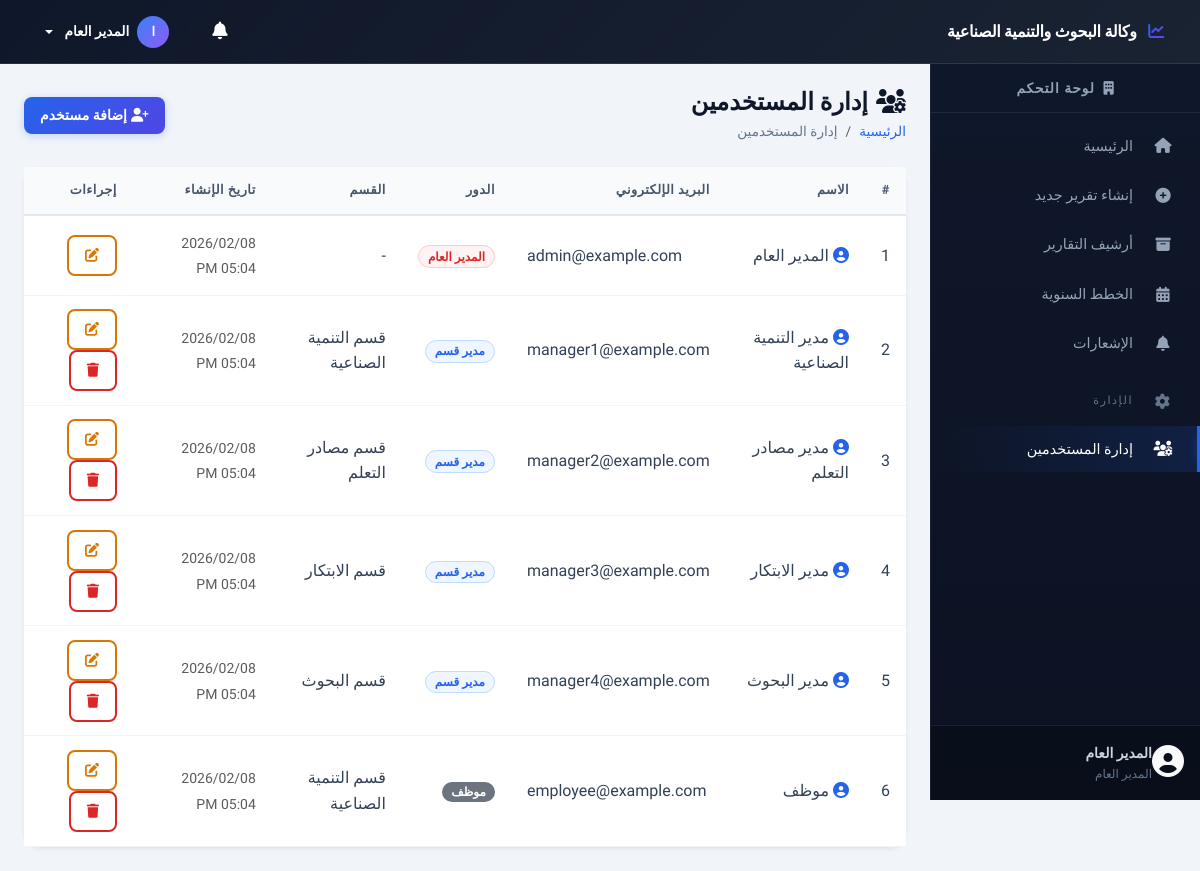
The page /pages/users_management.php (signed in) on the database its author committed.
### tables this page shows
CREATE TABLE IF NOT EXISTS users (
    id INT PRIMARY KEY AUTO_INCREMENT,
    name VARCHAR(100) NOT NULL,
    email VARCHAR(100) NOT NULL UNIQUE,
    password VARCHAR(255) NOT NULL,
    role ENUM('admin', 'manager', 'employee') NOT NULL DEFAULT 'employee',
    department_id INT NULL,
    created_at TIMESTAMP DEFAULT CURRENT_TIMESTAMP,
    FOREIGN KEY (department_id) REFERENCES departments(id) ON DELETE SET NULL
);

CREATE TABLE IF NOT EXISTS departments (
    id INT PRIMARY KEY AUTO_INCREMENT,
    name VARCHAR(100) NOT NULL,
    created_at TIMESTAMP DEFAULT CURRENT_TIMESTAMP
);

### includes/functions.php (called while the page is built, shortened)
<?php
require_once __DIR__ . '/../config/database.php';
function isLoggedIn() {
    return isset($_SESSION['user_id']) && !empty($_SESSION['user_id']);
}
function isAdmin() {
    return isset($_SESSION['user_role']) && $_SESSION['user_role'] === 'admin';
}
function e($string) {
    return htmlspecialchars($string ?? '', ENT_QUOTES, 'UTF-8');
}
function db() {
    return Database::getInstance()->getConnection();
}
function dbQuery($sql, $params = []) {
    $stmt = db()->prepare($sql);
    $stmt->execute($params);
    return $stmt;
}
function dbFetchOne($sql, $params = []) {
    $stmt = dbQuery($sql, $params);
    return $stmt->fetch();
}
function dbFetchAll($sql, $params = []) {
    $stmt = dbQuery($sql, $params);
    return $stmt->fetchAll();
}
function getCurrentUser() {
    return dbFetchOne("SELECT u.*, d.name as department_name FROM users u LEFT JOIN departments d ON u.department_id = d.id WHERE u.id = ?", [$_SESSION['user_id']]);
}
function getRoleName($role) {
    $roles = [
        'admin' => 'المدير العام',
        'manager' => 'مدير قسم',
        'employee' => 'موظف'
    ];
    return $roles[$role] ?? $role;
}
function formatDateTime($datetime) {
    return date('Y/m/d h:i A', strtotime($datetime));
}
function getCurrentPage() {
    return basename($_SERVER['PHP_SELF'], '.php');
}
function isActivePage($page) {
    return getCurrentPage() === $page ? 'active' : '';
}

### config/database.php (called while the page is built, shortened)
<?php
class Database {
    private static $instance = null;
    private $pdo;
    private function __construct() {
        try {
            $dsn = "mysql:host=" . DB_HOST . ";dbname=" . DB_NAME . ";charset=" . DB_CHARSET;
            $options = [
                PDO::ATTR_ERRMODE            => PDO::ERRMODE_EXCEPTION,
                PDO::ATTR_DEFAULT_FETCH_MODE => PDO::FETCH_ASSOC,
                PDO::ATTR_EMULATE_PREPARES   => false,
                PDO::MYSQL_ATTR_INIT_COMMAND => "SET NAMES utf8mb4 COLLATE utf8mb4_unicode_ci"
            ];
            $this->pdo = new PDO($dsn, DB_USER, DB_PASS, $options);
        } catch (PDOException $e) {
            die('خطأ في الاتصال بقاعدة البيانات: ' . $e->getMessage());
        }
    }
    public static function getInstance() {
        if (self::$instance === null) {
            self::$instance = new self();
        }
        return self::$instance;
    }
    public function getConnection() {
        return $this->pdo;
    }
}

### pages/users_management.php (the view, shortened to what this page needs)
<?php
require_once __DIR__ . '/../includes/header.php';
$users = dbFetchAll(
    "SELECT u.*, d.name as department_name FROM users u LEFT JOIN departments d ON u.department_id = d.id ORDER BY u.id"
);
?>
<div class="d-flex justify-content-between align-items-center mb-4">
    <div>
        <h4 class="mb-1"><i class="fas fa-users-cog me-2"></i>إدارة المستخدمين</h4>
        <nav aria-label="breadcrumb">
            <ol class="breadcrumb mb-0">
                <li class="breadcrumb-item"><a href="<?= SITE_URL ?>/pages/dashboard.php">الرئيسية</a></li>
                <li class="breadcrumb-item active">إدارة المستخدمين</li>
            </ol>
        </nav>
    </div>
    <button class="btn btn-primary" data-bs-toggle="modal" data-bs-target="#addUserModal">
        <i class="fas fa-user-plus me-1"></i>إضافة مستخدم
    </button>
</div>
<div class="card border-0 shadow-sm">
    <div class="card-body p-0">
        <div class="table-responsive">
            <table class="table table-hover align-middle mb-0">
                <thead class="table-light">
                    <tr>
                        <th>#</th>
                        <th>الاسم</th>
                        <th>البريد الإلكتروني</th>
                        <th>الدور</th>
                        <th>القسم</th>
                        <th>تاريخ الإنشاء</th>
                        <th>إجراءات</th>
                    </tr>
                </thead>
                <tbody>
                    <?php foreach ($users as $user): ?>
                    <tr>
                        <td><?= $user['id'] ?></td>
                        <td><i class="fas fa-user-circle text-primary me-1"></i><?= e($user['name']) ?></td>
                        <td dir="ltr" class="text-end"><?= e($user['email']) ?></td>
                        <td>
                            <?php
                            $roleBadges = ['admin' => 'danger', 'manager' => 'primary', 'employee' => 'secondary'];
                            ?>
                            <span class="badge bg-<?= $roleBadges[$user['role']] ?? 'secondary' ?>">
                                <?= getRoleName($user['role']) ?>
                            </span>
                        </td>
                        <td><?= e($user['department_name'] ?? '-') ?></td>
                        <td><small class="text-muted"><?= formatDateTime($user['created_at']) ?></small></td>
                        <td>
                            <button class="btn btn-sm btn-outline-warning" onclick="editUser(<?= htmlspecialchars(json_encode($user), ENT_QUOTES) ?>)">
                                <i class="fas fa-edit"></i>
                            </button>
                            <?php if ($user['id'] != $_SESSION['user_id']): ?>
                            <button class="btn btn-sm btn-outline-danger" onclick="deleteUser(<?= $user['id'] ?>, '<?= e($user['name']) ?>')">
                                <i class="fas fa-trash"></i>
                            </button>
                            <?php endif; ?>
                        </td>
                    </tr>
                    <?php endforeach; ?>
                </tbody>
            </table>
        </div>
    </div>
</div>
<?php
require_once __DIR__ . '/../includes/footer.php';
?>

### includes/header.php (shortened to what this page needs)
<?php
require_once __DIR__ . '/functions.php';
$currentUser = getCurrentUser();
?>
<!DOCTYPE html>
<html lang="ar" dir="rtl">
<head>
    <link rel="stylesheet" href="https://cdn.jsdelivr.net/npm/bootstrap@5.3.0/dist/css/bootstrap.rtl.min.css">
    <link rel="stylesheet" href="https://cdnjs.cloudflare.com/ajax/libs/font-awesome/6.4.0/css/all.min.css">
    <link rel="stylesheet" href="https://cdn.jsdelivr.net/npm/sweetalert2@11/dist/sweetalert2.min.css">
    <link rel="stylesheet" href="<?= SITE_URL ?>/assets/css/style.css">
</head>
<body>
    <nav class="navbar navbar-expand-lg navbar-dark bg-primary fixed-top">
        <div class="container-fluid">
            <a class="navbar-brand" href="<?= SITE_URL ?>/pages/dashboard.php">
                <i class="fas fa-chart-line me-2"></i>
                <span class="d-none d-sm-inline"><?= e(SITE_NAME) ?></span>
            </a>
            <div class="d-flex align-items-center ms-auto gap-1">
                <div class="dropdown">
                    <button class="btn btn-link text-white position-relative px-2" data-bs-toggle="dropdown" aria-expanded="false" style="font-size: 1.1rem;">
                        <i class="fas fa-bell"></i>
                    </button>
                </div>
                <div class="dropdown">
                    <button class="btn btn-link text-white dropdown-toggle text-decoration-none d-flex align-items-center gap-2 px-2" data-bs-toggle="dropdown">
                        <div class="d-flex align-items-center justify-content-center rounded-circle" style="width:32px; height:32px; background: linear-gradient(135deg, #3b82f6, #8b5cf6); font-size: 0.8rem;">
                            <?= mb_substr($currentUser['name'] ?? '', 0, 1) ?>
                        </div>
                        <span class="d-none d-md-inline" style="font-size: 0.85rem;"><?= e($currentUser['name'] ?? '') ?></span>
                    </button>
                </div>
            </div>
        </div>
    </nav>
    <div class="d-flex" id="wrapper">
        <?php include __DIR__ . '/sidebar.php'; ?>
        <div class="flex-grow-1" id="page-content">
            <div class="container-fluid p-4">

### includes/sidebar.php (shortened to what this page needs)
<div class="sidebar bg-dark text-white" id="sidebar">
    <div class="sidebar-header text-center py-3 border-bottom border-secondary">
        <h6 class="mb-0">
            <i class="fas fa-building me-1"></i>
            لوحة التحكم
        </h6>
    </div>
    <nav class="sidebar-nav">
        <ul class="nav flex-column py-2">
            <li class="nav-item">
                <a class="nav-link <?= isActivePage('dashboard') ?>" href="<?= SITE_URL ?>/pages/dashboard.php">
                    <i class="fas fa-home me-2"></i>
                    <span>الرئيسية</span>
                </a>
            </li>
            <li class="nav-item">
                <a class="nav-link <?= isActivePage('create_report') ?>" href="<?= SITE_URL ?>/pages/create_report.php">
                    <i class="fas fa-plus-circle me-2"></i>
                    <span>إنشاء تقرير جديد</span>
                </a>
            </li>
            <li class="nav-item">
                <a class="nav-link <?= isActivePage('reports_archive') ?>" href="<?= SITE_URL ?>/pages/reports_archive.php">
                    <i class="fas fa-archive me-2"></i>
                    <span>أرشيف التقارير</span>
                </a>
            </li>
            <li class="nav-item">
                <a class="nav-link <?= isActivePage('upload_annual_plan') ?>" href="<?= SITE_URL ?>/pages/upload_annual_plan.php">
                    <i class="fas fa-calendar-alt me-2"></i>
                    <span>الخطط السنوية</span>
                </a>
            </li>
            <li class="nav-item">
                <a class="nav-link <?= isActivePage('notifications') ?>" href="<?= SITE_URL ?>/pages/notifications.php">
                    <i class="fas fa-bell me-2"></i>
                    <span>الإشعارات</span>
                </a>
            </li>
            <?php if (isAdmin()): ?>
            <li class="nav-item mt-2 mb-1">
                <span class="nav-link text-muted small text-uppercase">
                    <i class="fas fa-cog me-2"></i>الإدارة
                </span>
            </li>
            <li class="nav-item">
                <a class="nav-link <?= isActivePage('users_management') ?>" href="<?= SITE_URL ?>/pages/users_management.php">
                    <i class="fas fa-users-cog me-2"></i>
                    <span>إدارة المستخدمين</span>
                </a>
            </li>
            <?php endif; ?>
        </ul>
    </nav>
    <div class="sidebar-footer border-top border-secondary p-3 mt-auto">
        <div class="d-flex align-items-center">
            <div class="flex-shrink-0">
                <i class="fas fa-user-circle fa-2x text-light"></i>
            </div>
            <div class="flex-grow-1 me-2 overflow-hidden">
                <div class="fw-bold small text-truncate"><?= e($currentUser['name'] ?? '') ?></div>
                <div class="text-muted smaller"><?= getRoleName($currentUser['role'] ?? '') ?></div>
            </div>
        </div>
    </div>
</div>

### includes/footer.php (shortened to what this page needs)
            </div>
        </div>
    </div>
</body>
</html>

### rows shown on the page
users: name "ا", name "المدير العام", role "المدير العام", id "1", email "admin@example.com", department_name "-", created_at "2026/02/08 05:04 PM"
users: id "2", name "مدير التنمية الصناعية", email "manager1@example.com", role "مدير قسم", department.name "قسم التنمية الصناعية", created_at "2026/02/08 05:04 PM"
users: id "3", name "مدير مصادر التعلم", email "manager2@example.com", role "مدير قسم", department.name "قسم مصادر التعلم", created_at "2026/02/08 05:04 PM"
users: id "4", name "مدير الابتكار", email "manager3@example.com", role "مدير قسم", department.name "قسم الابتكار", created_at "2026/02/08 05:04 PM"
users: id "5", name "مدير البحوث", email "manager4@example.com", role "مدير قسم", department.name "قسم البحوث", created_at "2026/02/08 05:04 PM"
users: id "6", name "موظف", email "employee@example.com", role "موظف", department.name "قسم التنمية الصناعية", created_at "2026/02/08 05:04 PM"

### other values the page prints
SITE_NAME "وكالة البحوث والتنمية الصناعية"
